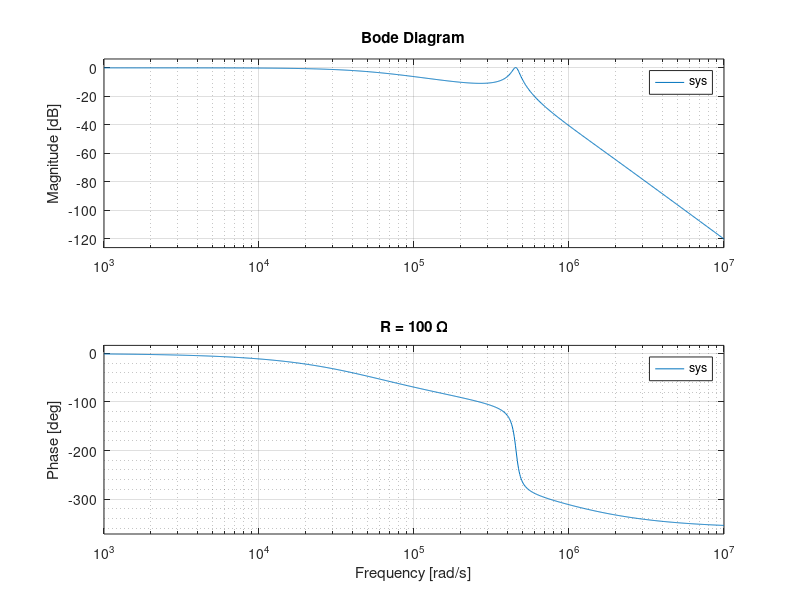
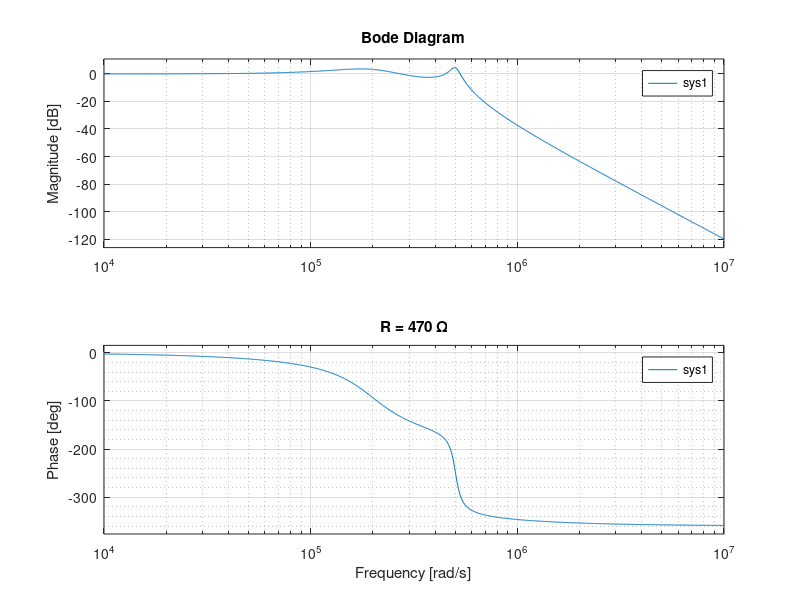
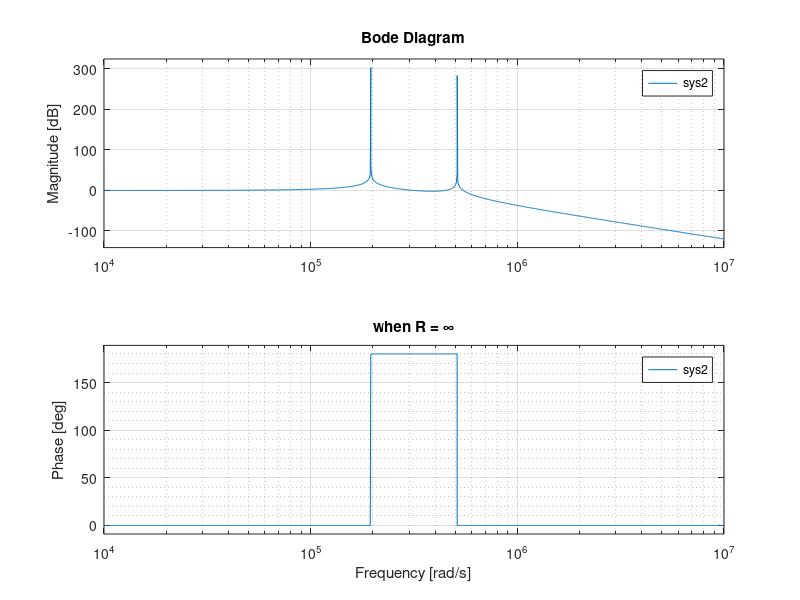

The MATLAB script that drew these images, in order:
% 2. in a 2-stage RC ladder if R_1=R_2 and C_1=C_2 
L=1e-3;
C=0.01e-6;
% R=470;
R=100;


num=[R];
den=[L*L*C*C*R, C*L*L, 3*L*C*R, 2*L, R];

sys=tf(num,den);
figure;
bode(sys);
grid minor;
title('R = 100 Ω');
%----------------------------------------------------------



% when  R= 470 Ω
R1=470;
num1=[R1];
den1=[L*L*C*C*R1, C*L*L, 3*L*C*R1, 2*L, R1];

sys1=tf(num1,den1);
figure;
bode(sys1);
grid minor;
title('R = 470 Ω');
%----------------------------------------------------------



% when R= ∞

num2=[1];
den2=[L*L*C*C, 0, 3*L*C, 0, 1];
sys2=tf(num2,den2);

figure;
bode(sys2);
grid minor;
title('when R = ∞')
